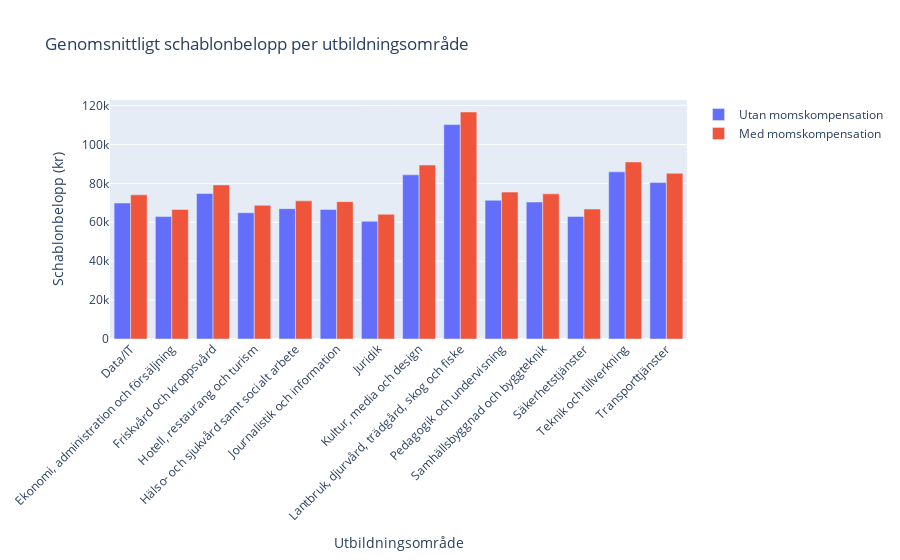

Notebook code cell kept with this figure:
### Code cell
import plotly.graph_objects as go

fig = go.Figure()
for col in ["Utan momskompensation", "Med momskompensation"]:
    fig.add_trace(go.Bar(
        x=schablon_per_område["Utbildningsområde"],
        y=schablon_per_område[col],
        name=col
    ))

fig.update_layout(
    title="Genomsnittligt schablonbelopp per utbildningsområde",
    barmode="group",
    xaxis_title="Utbildningsområde",
    yaxis_title="Schablonbelopp (kr)",
    xaxis_tickangle=-45
)
fig.show()

### Figure 1 — Plotly figure (JSON) as saved in the notebook; plotly's stock layout.template omitted (floating-point values rounded to 4 significant figures)
{"data": [{"name": "Utan momskompensation", "type": "bar", "x": ["Data/IT", "Ekonomi, administration och försäljning", "Friskvård och kroppsvård", "Hotell, restaurang och turism", "Hälso- och sjukvård samt socialt arbete", "Journalistik och information", "Juridik", "Kultur, media och design", "Lantbruk, djurvård, trädgård, skog och fiske", "Pedagogik och undervisning", "Samhällsbyggnad och byggteknik", "Säkerhetstjänster", "Teknik och tillverkning", "Transporttjänster"], "y": [69900.0, 62900.0, 74800.0, 64900.0, 67000.0, 66600.0, 60500.0, 84400.0, 110200.0, 71300.0, 70400.0, 63000.0, 85900.0, 80400.0]}, {"name": "Med momskompensation", "type": "bar", "x": ["Data/IT", "Ekonomi, administration och försäljning", "Friskvård och kroppsvård", "Hotell, restaurang och turism", "Hälso- och sjukvård samt socialt arbete", "Journalistik och information", "Juridik", "Kultur, media och design", "Lantbruk, djurvård, trädgård, skog och fiske", "Pedagogik och undervisning", "Samhällsbyggnad och byggteknik", "Säkerhetstjänster", "Teknik och tillverkning", "Transporttjänster"], "y": [74100.0, 66600.0, 79200.0, 68700.0, 71000.0, 70600.0, 64100.0, 89400.0, 116700.0, 75500.0, 74600.0, 66800.0, 91000.0, 85200.0]}], "layout": {"barmode": "group", "title": {"text": "Genomsnittligt schablonbelopp per utbildningsområde"}, "xaxis": {"tickangle": -45, "title": {"text": "Utbildningsområde"}}, "yaxis": {"title": {"text": "Schablonbelopp (kr)"}}}}
